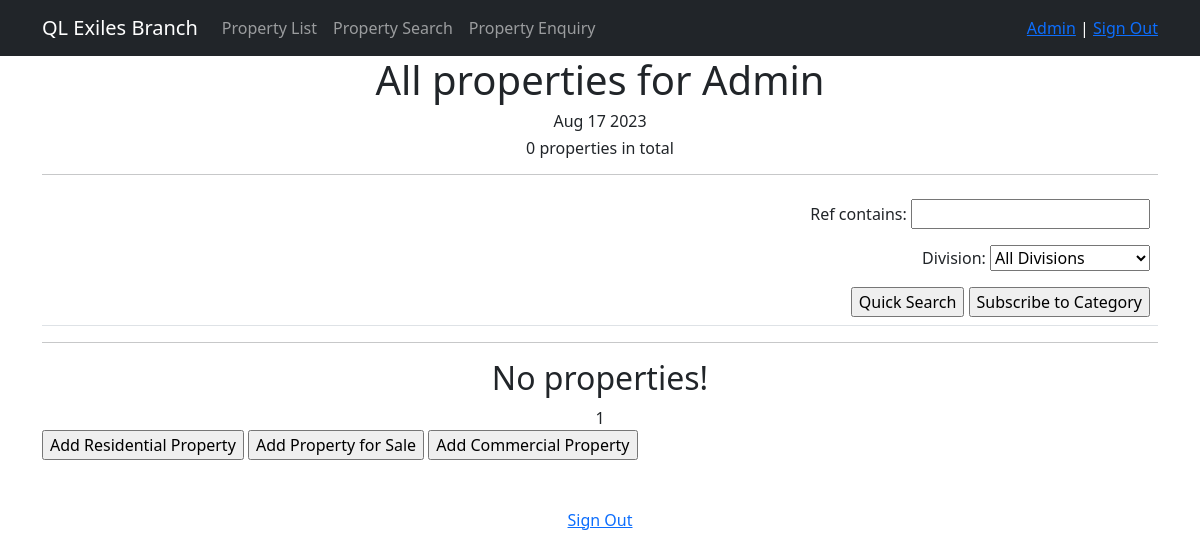
The page /property/ (signed in) on the database as committed earlier.
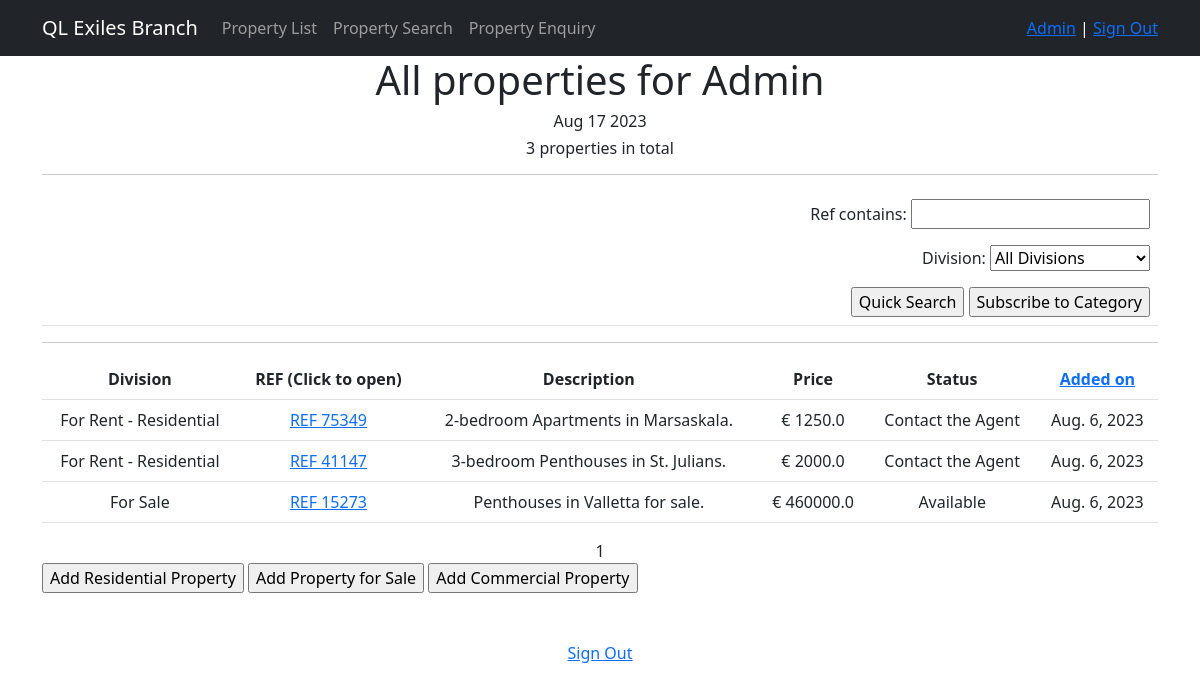
The same page on the database as committed later.
### properties/models.py (models this page shows, shortened)
class ResProperties(models.Model):
    ref = models.IntegerField(unique=True)
    prop_division = models.CharField(max_length=2, choices=PROP_DIVISION, default='QL')
    prop_type = models.CharField(max_length=25)
    location = models.CharField(max_length=25)
    address = models.TextField(null=True)
    _price = models.FloatField(default=0.0, db_column="Price")
    status = models.CharField(max_length=2, choices=PROP_STATUSES, default='RE')
    status_valid = models.CharField(max_length=25, null=True)
    off_the_market = models.BooleanField(default=False)
    bedrooms = models.IntegerField(default=0)
    bathrooms = models.IntegerField(default=0)
    prop_features = models.ManyToManyField(Features, through='PropertiesFeatures')
    prop_description = models.TextField(null=True)
    date_added = models.DateField(auto_now_add=True)
    date_rented = models.DateField(null=True)
    date_expected = models.DateField(null=True)
    time_updated = models.TimeField(auto_now=True)
    owner = models.ForeignKey(Owners, on_delete=models.CASCADE)
    added_by = models.ForeignKey(Agents, on_delete=models.SET_NULL, null=True)
    lf = models.CharField(max_length=50, null=True)
    @property
    def ref_oct(self):
        return str(oct(self.ref))[2:]
    @property
    def price(self):
        return self._price
    def __str__(self):
        if self.prop_division == "QL":
            return f'REF {self.ref} - {self.bedrooms}-bedroom {self.prop_type} in {self.location}.'
        elif self.prop_division == "QC":
            return f'REF {self.ref} - {self.prop_type} in {self.location}.'
        elif self.prop_division == "ZH":
            return f'REF {self.ref} - {self.prop_type} in {self.location} for sale.'

### properties/views.py (the view)
# urls.py: path('', ResPropertiesList.as_view(), name='properties_list'),
class ResPropertiesList(LoginRequiredMixin, ListView):
    model = ResProperties
    ordering = 'date_added'
    template_name = 'resproperties.html'
    context_object_name = 'resproperties'
    paginate_by = 10
    def get_queryset(self):
        queryset = super().get_queryset()
        self.filterset = PropertyQuickFilter(self.request.GET, queryset)
        return self.filterset.qs
    def get_ordering(self):
        self.order = self.request.GET.get('order', 'asc')
        selected_ordering = self.request.GET.get('ordering', 'date_added')
        if self.order == "desc":
            selected_ordering = "-" + selected_ordering
        return selected_ordering
    def get_context_data(self, **kwargs):
        context = super().get_context_data(**kwargs)
        context['time_now'] = datetime.utcnow()
        context['next_sale'] = None
        context['current_order'] = self.get_ordering()
        context['order'] = self.order
        context['filterset'] = self.filterset
        return context

### properties/templatetags/custom_filters.py (called while the page is built)
@register.filter(name="currency")
def currency(value, code):
    prefix = CURRENCIES_SYMBOLS[code]
    return f'{prefix} {value}'

@register.filter(name="cap_case")
def cap_case(value: str):
    return value.capitalize()

@register.filter()
def minus_ref(value:str):
    value=str(value)
    value = value[value.find("-")+2:]
    return value

### properties/templatetags/custom_tags.py (called while the page is built)
@register.simple_tag()
def current_time(format_string='%b %d %Y'):
    return datetime.utcnow().strftime(format_string)

@register.simple_tag(takes_context=True)
def url_replace(context, **kwargs):
   d = context['request'].GET.copy()
   for k, v in kwargs.items():
       d[k] = v
   return d.urlencode()

### templates/resproperties.html (shortened to what this page needs)
{% extends 'flatpages/default.html' %}
{% load custom_filters %}
{% load custom_tags %}
{% block content %}
   <h1>All properties for {{request.user.username | cap_case }} </h1>
   <h6>{% current_time '%b %d %Y' %}</h6>
   <h6> {{ resproperties|length }} properties in total </h6>
       <table style="width:100%" class="table">
           <hr>
           <tr>
           <td>
            </td>
           <td>
<form id="filter-form" method="get" align="right">
    {{ filterset.form.as_p }}
    <input type="submit" name="action" value="Quick Search" />
    <input type="submit" name="action" value="Subscribe to Category" />
</form>
</td>
</tr>
           </table>
   <hr>
   {% if resproperties %}
       <table style="width:100%" class="table">
           <tr>
               <th>Division</th>
               <th>REF (Click to open)</th>
               <th>Description</th>
               <th>Price</th>
               <th>Status</th>
               <th><a href = "?{% if order == 'desc' %}{% url_replace order='asc' %}{% else %}{% url_replace order='desc' %}{% endif%}">Added on</a> </th>
           </tr>
           {% for resproperty in resproperties %}
           <tr>
               <td>{% if resproperty.prop_division == 'QL' %}  For Rent - Residential   {% elif resproperty.prop_division == 'QC' %} For Rent - Commercial {% else %} For Sale {% endif %}</td>
               <td> <a href="{{ resproperty.ref_oct }}" target='_blank'>REF {{resproperty.ref}}</a></td>
               <td>{{ resproperty|minus_ref }}</td>
               <td>{{ resproperty.price|currency:"eur" }}</td>
               <td>{% if resproperty.status == 'AV' %}  Available   {% else %} Contact the Agent {% endif %}</td>
               <td>{{ resproperty.date_added }}</td>
           </tr>
           {% endfor %}
       </table>
   {% else %}
       <h2>No properties!</h2>
   {% endif %}
   {{ page_obj.number }}
<br>
       <form action="" align = "left" width="150">
           <input type="button"  value="Add Residential Property" onclick="window.location.href='residential/create/';"/>
           <input type="button"  value="Add Property for Sale" onclick="window.location.href='sales/create/';"/>
           <input type="button"  value="Add Commercial Property" onclick="window.location.href='commercial/create/';"/>
       </form>
<br>
<br>
<a href="/accounts/logout/"> Sign Out </a>
{% endblock content %}

Rows that differ between the two databases and show on the page:
added ResProperties: shows "For Rent - Residential", ref "75349", prop_division+ref+bedrooms "2-bedroom Apartments in Marsaskala.", price "€ 1250.0", status "Contact the Agent", date_added "Aug. 6, 2023"
added ResProperties: shows "For Rent - Residential", ref "41147", prop_division+ref+bedrooms "3-bedroom Penthouses in St. Julians.", price "€ 2000.0", status "Contact the Agent", date_added "Aug. 6, 2023"
added ResProperties: shows "For Sale", ref "15273", prop_division+ref+prop_type "Penthouses in Valletta for sale.", price "€ 460000.0", status "Available", date_added "Aug. 6, 2023"
Other text that changed with them:
{{ resproperties|length }}: "0" → "3"
text no longer shown: "No properties!"
text now shown: "Division REF (Click to open) Description Price Status Added on"
